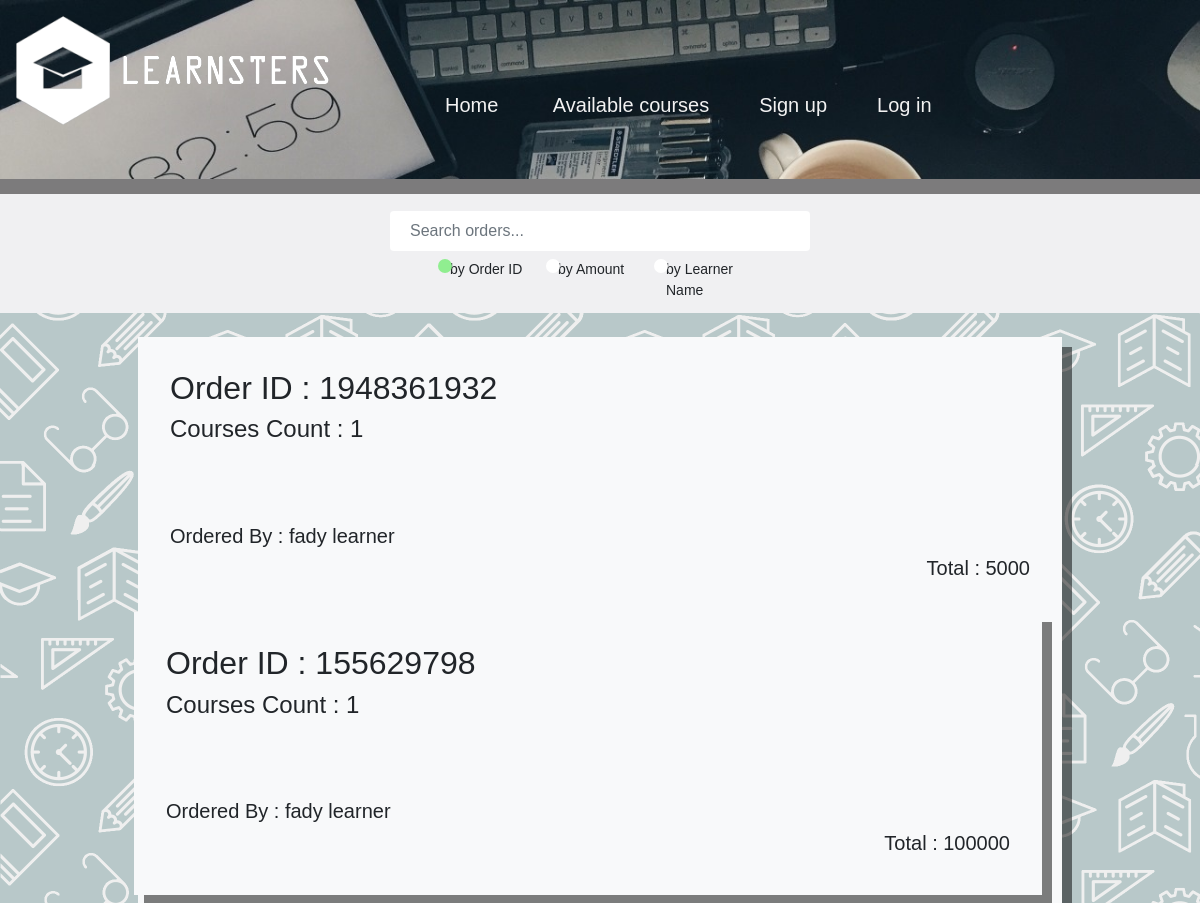
The page /viewOrders.php on the database as committed earlier.
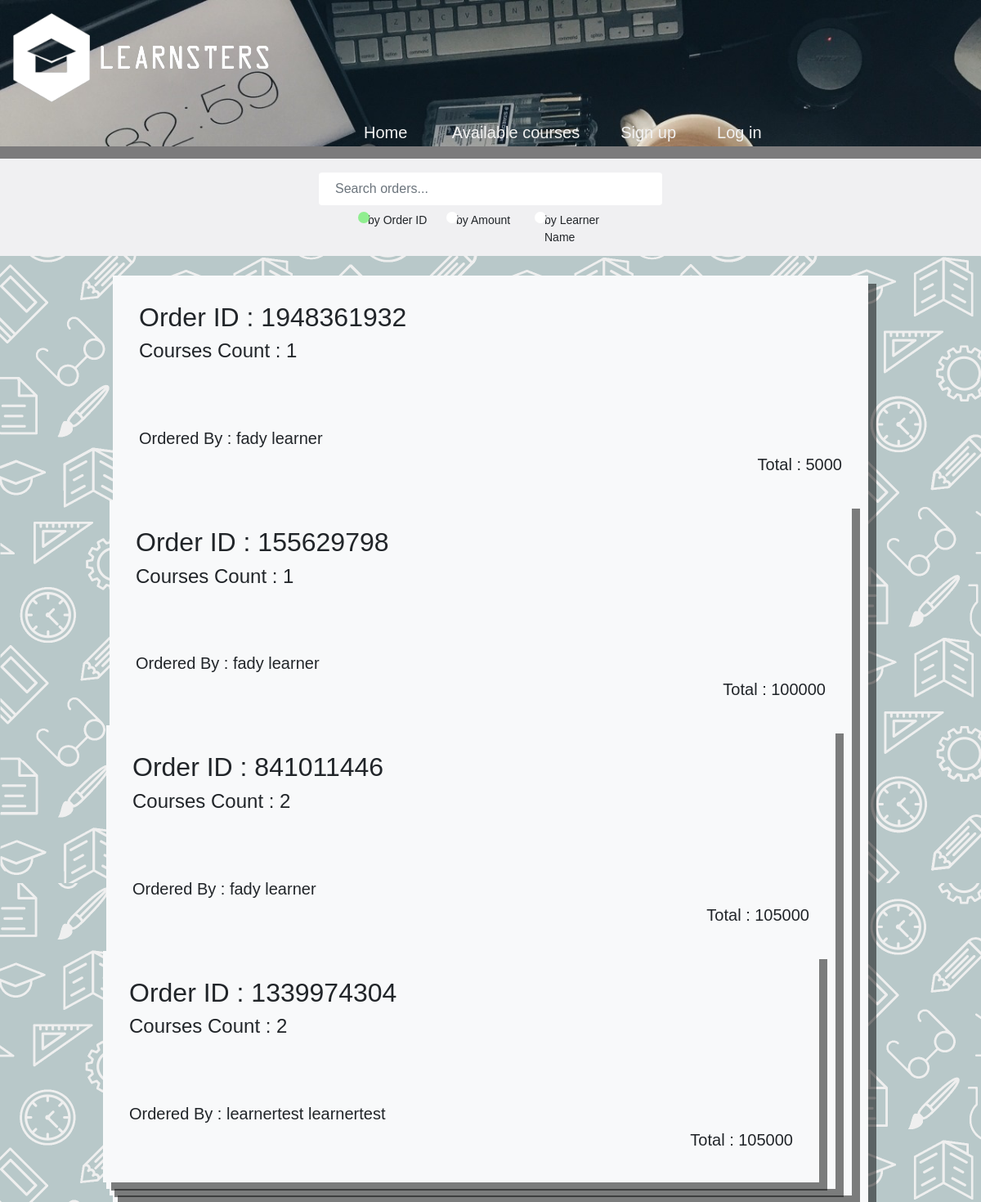
The same page on the database as committed later.
### tables this page shows
CREATE TABLE `learners` (
  `learnerID` varchar(255) NOT NULL,
  `Fname` varchar(255) NOT NULL,
  `Lname` varchar(255) DEFAULT NULL,
  `Email` varchar(255) DEFAULT NULL,
  `Password` varchar(255) DEFAULT NULL,
  `profilePicture` text DEFAULT NULL,
  `Type` text NOT NULL
);

### viewOrders.php (the view, shortened to what this page needs)
<html>
    <link href="https://cdn.jsdelivr.net/npm/bootstrap@5.1.3/dist/css/bootstrap.min.css" rel="stylesheet">
<?php
include "connectToDb.php";
include "menu.php";
$query = "SELECT DISTINCT orderID,total,learnerID FROM orders";
$results = mysqli_query($conn, $query);
?>
<div class="pt-4 mx-auto mb-4" style="background-color: #f0f0f2 ">
    <input style="border:none;width: 35%;" type="text" class="form-control mx-auto d-flex" name="Name_Search" id="Name_Search" placeholder="Search orders...">
    <div class="d-flex mx-auto"style="width:27%">
    <label class="container">by Order ID
  <span class="checkmark"></span>
</label>
<label class="container">by Amount
  <span class="checkmark"></span>
</label>
<label class="container">by Learner Name
  <span class="checkmark"></span>
</label>
</div>
</div>
<div id="result">
    <body>
        <div class="mx-auto" style="width: 75%;">
            <?php
            if (mysqli_num_rows($results) > 0) {
            while ($row = $results->fetch_array(MYSQLI_ASSOC)) {
                $orderID = $row["orderID"];
                $sql = "SELECT DISTINCT courseID FROM  orders WHERE orderID = '$orderID'";
                $result = $conn->query($sql);
                $coursesCount = 0;
                while ($index = $result->fetch_array(MYSQLI_ASSOC)) {
                    $coursesCount++;
                }
                $learnerID = $row["learnerID"];
                $namesSQL = "SELECT Fname,Lname FROM learners WHERE learnerID = '$learnerID' ";
                $namesResult = $conn->query($namesSQL);
                $firstName = "NoName";
                $lastName = "NoName";
                while ($i = $namesResult->fetch_array(MYSQLI_ASSOC)) {
                   $firstName = $i["Fname"];
                   $lastName = $i["Lname"];
                }
                ?>
                <div class="p-2 row  bg-light position-relative" style="box-shadow: 10px 10px rgba(0, 0, 0, 0.5);">
                    <div class=" p-4 ">
                        <h2>Order ID : <?php echo $row["orderID"]?></h2>
                        <h4>Courses Count : <?php echo $coursesCount?></h4>
                        <br><Br><br>
                        <h5>Ordered By : <?php echo $firstName." ".$lastName?></h5>
                        <div class="d-flex flex-row-reverse">
                        <h5>Total : <?php echo $row["total"]?></h5>
                        </div>
                </div>
            <?php } }
            else{
                echo "There is No Orders To view";
            }?>
        </div>
</div>
</body>
</html>

Rows that differ between the two databases and show on the page:
added learners: Fname "learnertest", Lname "learnertest"
Other text that changed with them:
new list line: "Order ID : 841011446 Courses Count : 2 Ordered By : Total : 105000"
new list line: "fady learner"
new list line: "Order ID : 1339974304 Courses Count : 2 Ordered By : Total : 105000"
